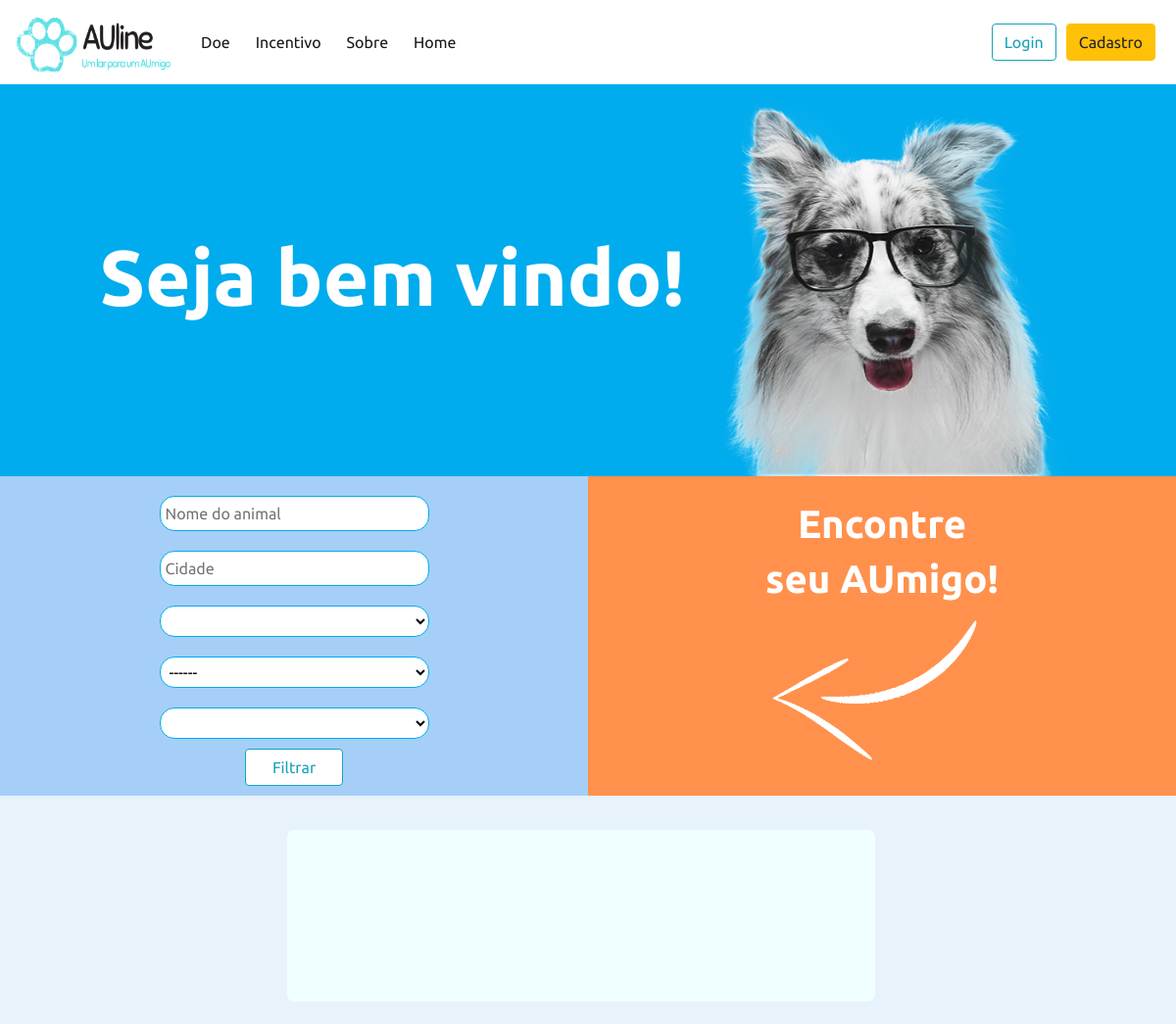
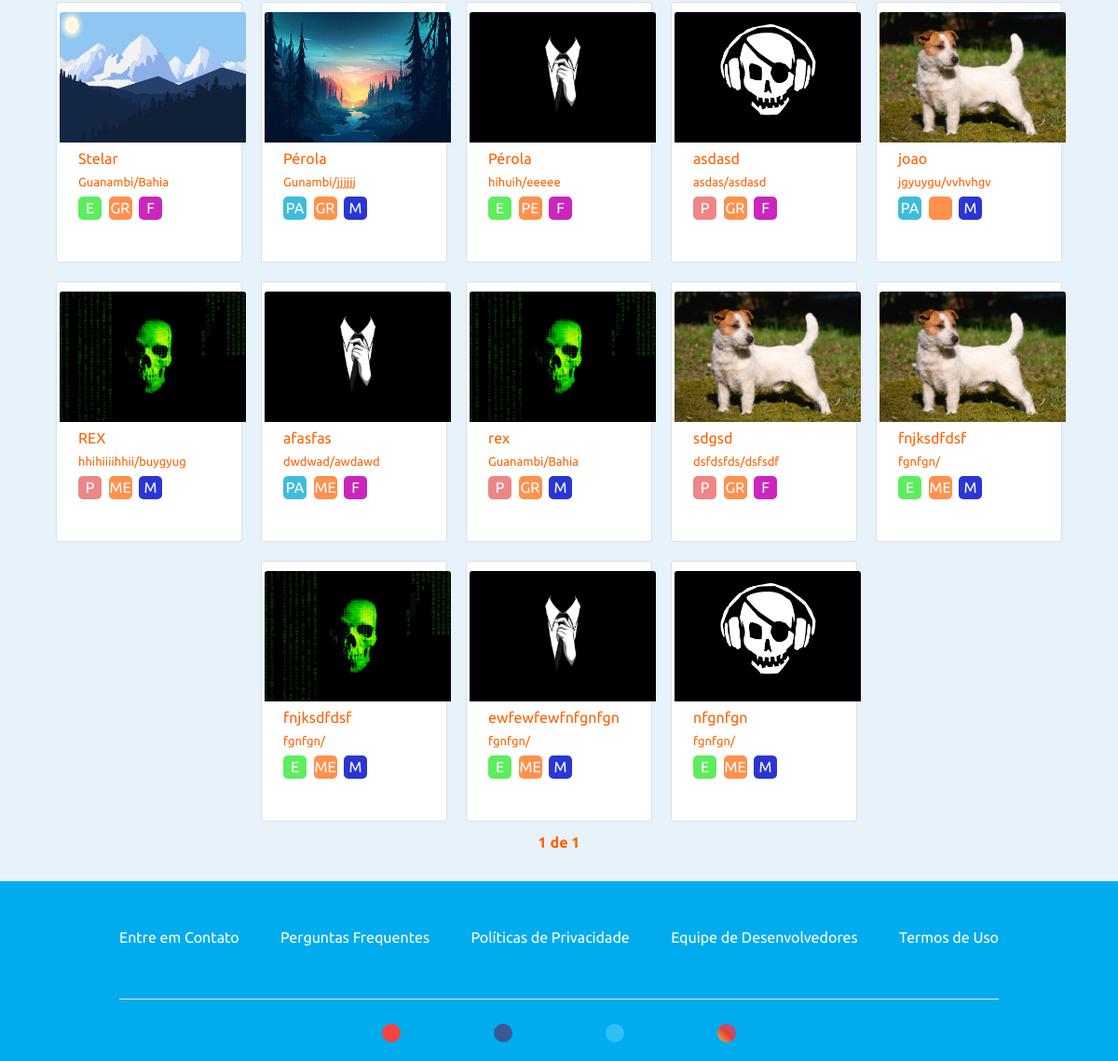
The page / on the database its author committed (2 pictures, top to bottom).
### publicacoes/models.py (models this page shows, shortened)
class Animal(models.Model):
    ESTADOS = (
        ('P', 'Perdido'),
        ('PA', 'Para Adoção'),
        ('E', 'Encontrado'),
    )
    SEXO = (
        ('F', 'Fêmea'),
        ('M', 'Macho'),
    )
    PORTE = (
        ('PE', 'Pequeno'),
        ('ME', 'Médio'),
        ('GR', 'Grande'),
    )
    nome = models.CharField('Nome', max_length=50)
    caracteristicas = models.TextField('Caracaterísticas')
    data_pub = models.DateTimeField('Data de Publicação', auto_now=True)
    imagem = models.ImageField('Imagem', upload_to='posts')
    categoria = models.CharField('Categoria', max_length=15, choices=ESTADOS, blank=True)
    sexo = models.CharField('Sexo', max_length=8, choices=SEXO, blank=True)
    porte = models.CharField('Porte', max_length=8, choices=PORTE, blank=True)
    usuario = models.ForeignKey(User, on_delete=models.CASCADE)
    vacinado = models.BooleanField('Vacinado', blank=True)
    vermifugado = models.BooleanField('Vermifugado', blank=True)
    castrado = models.BooleanField('Castrado', blank=True)
    estado = models.CharField('Estado', max_length=50)
    cidade = models.CharField('Cidade', max_length=50)
    rua = models.CharField('Rua', max_length=70)
    class Meta:
        ordering = ('-data_pub', )

### publicacoes/views.py (the view, shortened to what this page needs)
# urls.py: path('', lista_animal, name=''),
def lista_animal(request):
    categorias = {}
    ids = []
    nome = ''
    categoria_filtro = ''
    sexo = ''
    porte = ''
    cidade = ''
    perfil_usuarios = Perfil.objects.all()
    usuarios = User.objects.all()
    lista_de_animais = Animal.objects.all()
    paginator = Paginator(lista_de_animais, 15)
    page = request.GET.get('page')
    animais = paginator.get_page(page)
    for animal in animais:
        categorias[animal.id] = animal.categoria
        ids.append(animal.id)
    contexto = {
        'nome':nome,
        'categoria_filtro':categoria_filtro,
        'cidade':cidade,
        'sexo':sexo,
        'porte':porte,
        'animais': animais,
        'perfil_usuarios':perfil_usuarios,
        'usuarios':usuarios,
        'categorias': categorias,
        'ids': ids,
    }
    return render(request, 'index.html', contexto)

### templates/index.html (shortened to what this page needs)
{% extends 'base.html' %}
{% load static %}
{% block complemento %}
    <link rel="stylesheet" href="{% static 'css/publicacoes.css' %}">
{% endblock complemento %}
{% block conteudo %}
    <body onload="CategoriaAnimal();">
        <div class="poster">
            <div class="row-poster">
                <div class="texto-poster">
                    <h1>Seja bem vindo!</h1>
                </div>
                <div class="img-poster">
                    <img src="{% static 'imagens/img-pet2.png' %}" alt="Borda foto criado por freepik ">
                </div>
            </div>
        </div>
        <div class="filtro">
            <div class="filtro-left">
                <form method="POST" >
                    <input type="text" name="nome" value="{{nome}}" placeholder="Nome do animal">
                    <input type="text" name="cidade" value="{{cidade}}" placeholder="Cidade">
                    <select name="porte" >
                        <option value="{{porte}}">{{porte}}</option>
                        <option value="PE">Pequeno</option>
                    </select>
                    <select name="categoria_filtro" >
                        <option value="{{categoria_filtro}}">------</option>
                    </select>
                    <select name="sexo">
                        <option value="{{sexo}}">{{sexo}}</option>
                        <option value="M">Macho</option>
                    </select>
                    <button type="submit" class = "btn btn-outline-info btn-filtro">Filtrar</button>
                </form>
            </div>
            <div class="filtro-right">
                <div class="text-filtro">
                    <h2>Encontre</h2>
                    <h2>seu AUmigo!</h2>
                </div>
                <div class="img-filtro">
                    <img class="seta-filtro" src="{% static 'imagens/seta.png' %}" alt="Seta para o filtro">
                </div>
            </div>
        </div>
        <div class="container-pub">
            <div class="legenda">
            </div>
            <div class="row-pub">
                {% for animal in animais %}
                    <div class="card">
                        <a href="{% url 'perfil-animal' animal.id %}">
                            <img class="card-img-top" src="../media/{{animal.imagem}}" alt="{{animal.nome}}">
                        </a>
                        <div class="card-body">
                            <div class="info-nome">
                                {{animal.nome}}
                            </div>
                            <div class="info-local">
                                <span>{{animal.cidade}}/{{animal.estado}}</span>
                            </div>
                            <div class="info-carac">
                                <div class="carac" id="{{animal.id}}">
                                    <p>{{animal.categoria}}</p>
                                </div>
                                <div class="carac" style="background-color: #FF914D;">
                                    <p>{{ animal.porte }}</p>
                                </div>
                                {% if animal.sexo == 'M' %}
                                    <div class="carac" style="background-color: #2a36d4;">
                                        <p>{{ animal.sexo }}</p>
                                    </div>
                                {% else %}
                                <div class="carac" style="background-color: #ca26bc;">
                                    <p>{{ animal.sexo }}</p>
                                </div>
                                {% endif %}
                            </div>
                        </div>
                    </div>
                {% endfor %}
            </div>
            <div class="paginacao">
                <span class="step-links">
                    <span class="current">
                        {{ animais.number }} de {{ animais.paginator.num_pages }}
                    </span>
                </span>
            </div>
        </div>
    </body>
{% endblock conteudo %}

### static/css/style.css (style rules this page uses)
body { background-color: #E7F2FA; font-family: 'Ubuntu', sans-serif; }
* { margin:0; padding: 0; box-sizing: border-box }
.card-body .carac { height: 25px; width: 25px; color: #ffffff; display: flex; justify-content: center; align-items: center; border-radius: 5px; }
.card-body .carac p { margin-top: 15px; }

### static/css/publicacoes.css (style rules this page uses)
.poster { width: 100%; height: auto; display: flex; flex-direction: row; background-color: #00ACED; justify-content: center; color: #ffffff; }
.poster .row-poster { width: 85%; max-width: 1200px; display: flex; flex-direction: row; justify-content: center; align-items: center; }
.poster .img-poster img { width: 400px; height: 400px; }
.poster .texto-poster h1 { font-weight: 800; font-size: 80px; }
.poster .texto-poster { display: flex; justify-content: center; align-items: center; }
.filtro { width: 100%; background-color: #E7F2FA; display: flex; justify-content: center; margin-bottom: 15px; }
.filtro .filtro-left { display: flex; justify-content: center; width: 100%; max-width: 600px; background-color: #a5cff7; }
.filtro .filtro-left form { display: flex; justify-content: center; flex-direction: column; align-items: center; width: 60%; padding: 10px; }
.filtro .filtro-left form input, .filtro .filtro-left form select { margin: 10px 0px; border: 1px solid #00ACED; border-radius: 15px; padding: 5px; background-color: #ffffff; width: 275px; }
.filtro .filtro-left form .btn-filtro { width: 100px; background-color: #ffffff; }
.filtro .filtro-right { width: 100%; max-width: 600px; background-color: #FF914D; display: flex; flex-direction: column; justify-content: center; }
.filtro .filtro-right .text-filtro { display: flex; align-items: center; flex-direction: column; }
.filtro .filtro-right .text-filtro h2 { display: inline; font-weight: 800; font-size: 40px; color: #ffffff; }
.filtro .filtro-right .img-filtro { width: 100%; max-width: 600px; display: flex; justify-content: center; }
.filtro .filtro-right .img-filtro .seta-filtro { width: 230px; height: 150px; transform: scaleX(-1) rotate(10deg); margin-top: 15px; }
.card { margin: 10px; padding: 5px 3px !important; height: 280px; max-width: 200px; }
.card-img-top { margin-top: 5px; width: 200px; height: 140px; }
.card-body { display: flex; flex-direction: column; justify-content: flex-start; align-content: center; }
.card-body .info-carac { display: flex; justify-content: space-between; width: 90px; margin-top: 5px; }
.card-body .info-nome { margin-top: -15px; color: #FF6100; display: flex; flex-wrap: wrap; }
.card-body .info-local span { margin-top: -5px; font-size: 13px; color: #FF6100; }
.container-pub { max-width: none; width: 100%; display: flex; justify-content: center; align-items: center; margin-bottom: 30px; flex-direction: column; }
.row-pub { display: flex; justify-content: center; margin-top: 15px; align-items: center; width: 100%; max-width: 1200px; flex-wrap: wrap; }
.legenda { display: flex; width: 50%; max-width: 700px; height: 175px; background-color: azure; border-radius: 7px; justify-content: space-between; margin: 20px 15px 0px 0px; }
.paginacao .current { color: #FF6100; font-weight: 900; margin: 0px 8px; }

### rows shown on the page
Animal: imagem (picture), nome "Stelar", cidade "Guanambi", estado "Bahia", categoria "E", porte "GR", sexo "F"
Animal: imagem (picture), nome "Pérola", cidade "Gunambi", estado "jjjjjj", categoria "PA", porte "GR", sexo "M"
Animal: imagem (picture), nome "Pérola", cidade "hihuih", estado "eeeee", categoria "E", porte "PE", sexo "F"
Animal: imagem (picture), nome "asdasd", cidade "asdas", estado "asdasd", categoria "P", porte "GR", sexo "F"
Animal: imagem (picture), nome "joao", cidade "jgyuygu", estado "vvhvhgv", categoria "PA", sexo "M"
Animal: imagem (picture), nome "REX", cidade "hhihiiiihhii", estado "buygyug", categoria "P", porte "ME", sexo "M"
Animal: imagem (picture), nome "afasfas", cidade "dwdwad", estado "awdawd", categoria "PA", porte "ME", sexo "F"
Animal: imagem (picture), nome "rex", cidade "Guanambi", estado "Bahia", categoria "P", porte "GR", sexo "M"
Animal: imagem (picture), nome "sdgsd", cidade "dsfdsfds", estado "dsfsdf", categoria "P", porte "GR", sexo "F"
Animal: imagem (picture), nome "fnjksdfdsf", cidade "fgnfgn", categoria "E", porte "ME", sexo "M"
Animal: imagem (picture), nome "fnjksdfdsf", cidade "fgnfgn", categoria "E", porte "ME", sexo "M"
Animal: imagem (picture), nome "ewfewfewfnfgnfgn", cidade "fgnfgn", categoria "E", porte "ME", sexo "M"
Animal: imagem (picture), nome "nfgnfgn", cidade "fgnfgn", categoria "E", porte "ME", sexo "M"

### other values the page prints
{{ animais.number }} "1"
{{ animais.paginator.num_pages }} "1"
